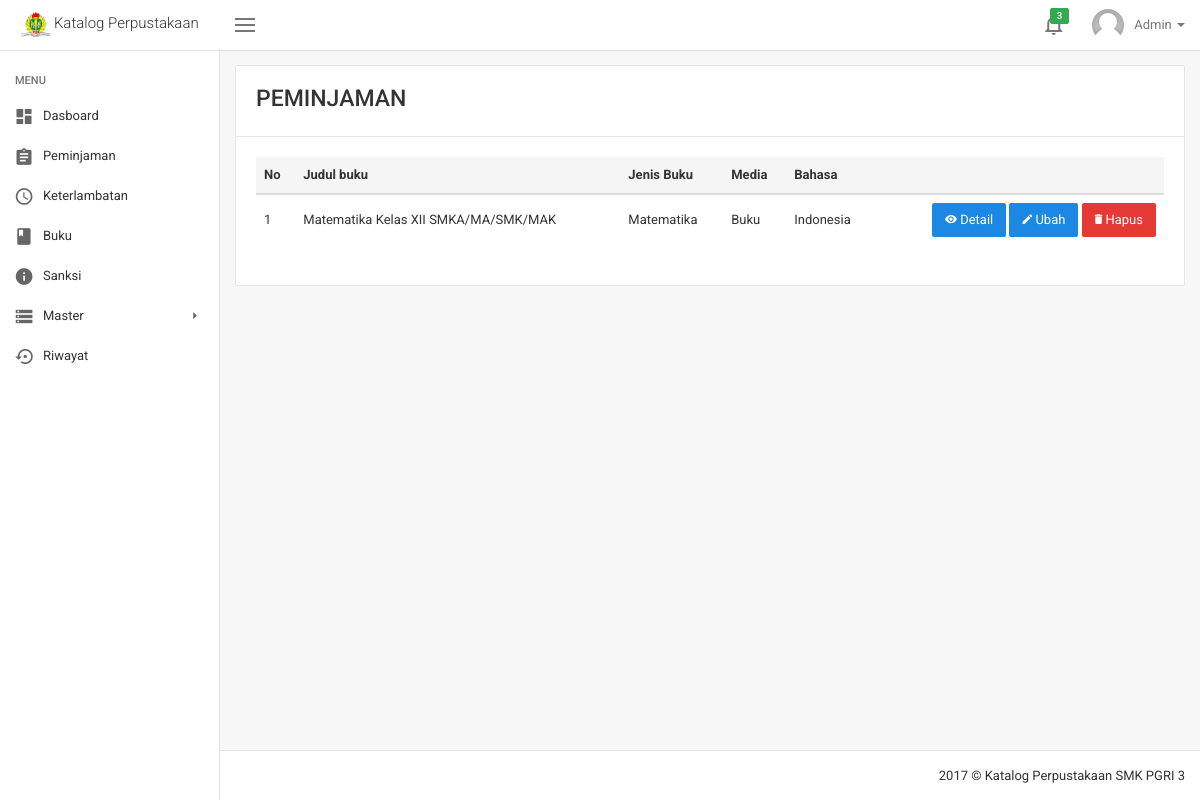
The page /peminjaman.php (signed in) on the database as committed earlier.
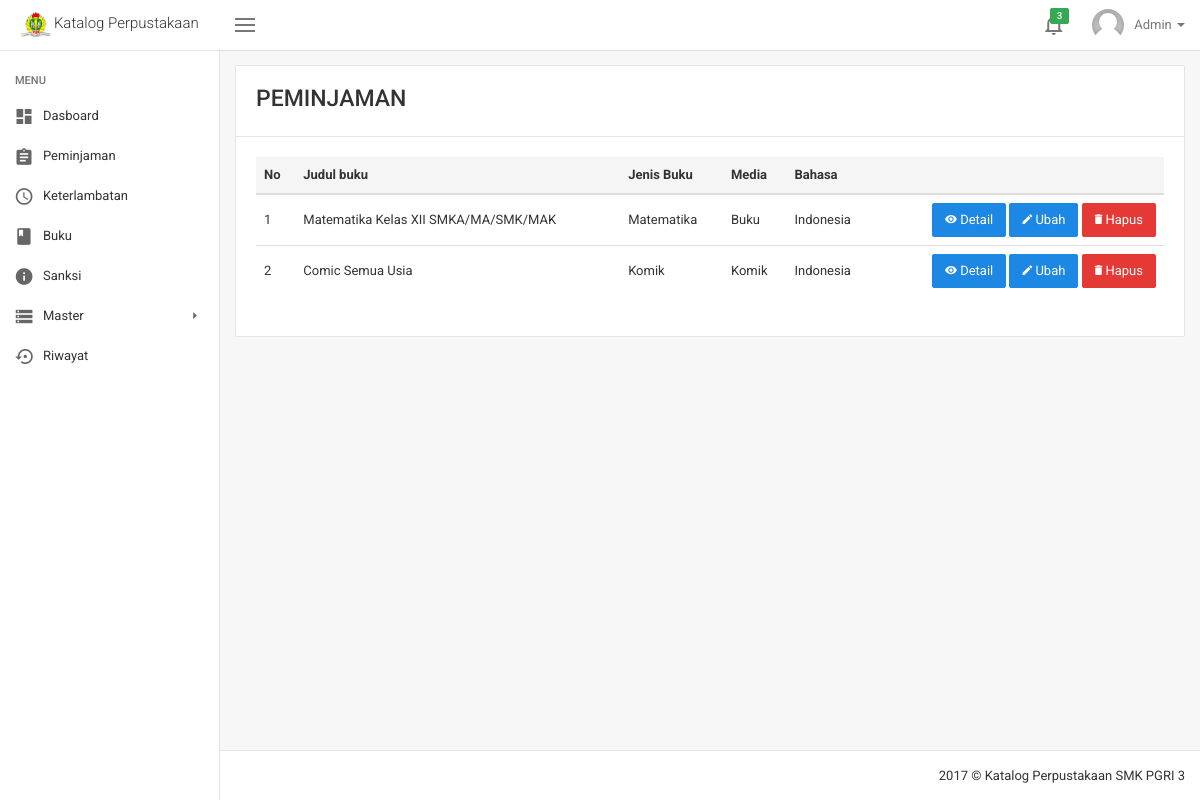
The same page on the database as committed later.
### tables this page shows
CREATE TABLE `buku` (
  `id_buku` int(12) NOT NULL,
  `judul_buku` varchar(225) NOT NULL,
  `gambar_buku` varchar(225) NOT NULL,
  `jenis_media` varchar(225) NOT NULL,
  `id_jenis_buku` int(12) NOT NULL,
  `jenis_koleksi` varchar(225) NOT NULL,
  `kota_terbit` varchar(225) NOT NULL,
  `penerbit` varchar(225) NOT NULL,
  `tahun_terbit` date NOT NULL,
  `biografi` text NOT NULL,
  `bahasa` varchar(225) NOT NULL
);

CREATE TABLE `jenis_buku` (
  `id_jenis_buku` int(12) NOT NULL,
  `no_dewery` int(12) NOT NULL,
  `subyek` varchar(250) NOT NULL,
  `deskripsi_jenis_buku` text
);

### peminjaman.php (the view, shortened to what this page needs)
<!DOCTYPE html>
<html lang="en">
  <?php include('script/head_script.php') ?>
  <body class="layout layout-header-fixed layout-left-sidebar-fixed">
    <?php include('menu/header.php') ?>
    <div class="site-main">
      <?php include('menu/sidebar.php') ?>
      <div class="site-content">
        <div class="panel panel-default panel-table">
          <div class="panel-heading">
            <h3 class="m-t-0 m-b-5">PEMINJAMAN</h3>
          </div>
          <div class="panel-body">
            <div class="table-responsive">
<?php
  $query_buku = "SELECT a.id_buku, a.judul_buku, a.id_jenis_buku, b.subyek, a.jenis_media,
                  a.bahasa FROM buku AS a INNER JOIN jenis_buku AS b WHERE a.id_jenis_buku = b.id_jenis_buku" ;
  $result_buku = mysqli_query($con, $query_buku);
?>
              <table class="table">
                <thead>
                  <tr>
                    <th>No</th>
                    <th>Judul buku</th>
                    <th>Jenis Buku</th>
                    <th>Media</th>
                    <th>Bahasa</th>
                    <th></th>
                  </tr>
                </thead>
                <tbody>
<?php
  $no_buku = 1;
  while($data_buku = mysqli_fetch_assoc($result_buku)){
                  echo '<tr>
                    <td>'.$no_buku.'</td>
                    <td>'.$data_buku['judul_buku'].'</td>
                    <td>'.$data_buku['subyek'].'</td>
                    <td>'.$data_buku['jenis_media'].'</td>
                    <td>'.$data_buku['bahasa'].'</td>
                    <td align="right">
                      <a href="detail_buku.php?id_buku='.$data_buku['id_buku'].'">
                        <button type="button" class="btn btn-primary">
                          <i class="zmdi zmdi-eye"></i> Detail
                        </button>
                      </a>
                      <a href="ubah_buku.php">
                        <button type="button" class="btn btn-primary">
                          <i class="zmdi zmdi-edit"></i> Ubah
                        </button>
                      </a>
                      <a href="proses/hapus_buku.php">
                        <button type="button" class="btn btn-danger">
                          <i class="zmdi zmdi-delete"></i> Hapus
                        </button>
                      </a>
                    </td>
                  </tr>';
                  $no_buku++;
                }
?>
                </tbody>
              </table>
            </div>
          </div>
        </div>
      </div>
      <?php include('menu/footer.php') ?>
    </div>
  </body>
</html>

Rows that differ between the two databases and show on the page:
added buku: judul_buku "Comic Semua Usia", id_jenis_buku.subyek "Komik", jenis_media "Komik", bahasa "Indonesia"
